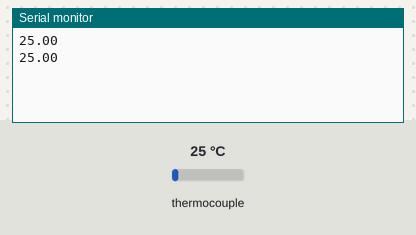
Simulated run of this sketch. Board: Arduino Uno, built with avr-gcc and run on an emulated ATmega328P. Parts: the last lines printed to the serial monitor. The test bench sets the inputs (shaded band); at power-on: thermocouple 25 °C.

Above: at 2.2 s.
2.3 s: thermocouple set to 6 °C
At 3.6 s:
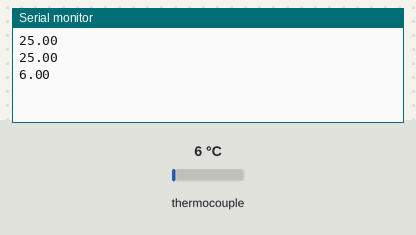
3.8 s: thermocouple set to 75 °C
At 4.8 s:
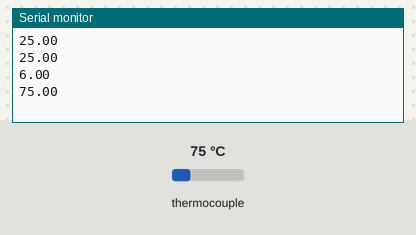
Timing chart, 0 to 6.8 s (numbered marks = the images above; inputs shaded):
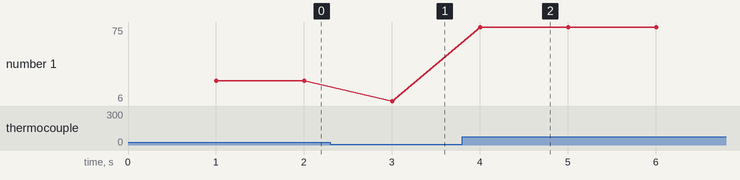

The sketch:

Max6675_read.ino
```cpp
#include <max6675.h>

//#include <Adafruit_MAX31855.h>


#include <SPI.h>


#define MAXDO 35 //corresponds to MISO output on header, connects to DO
#define MAXCLK 39 //clock on ICSP header to CLK
#define SS 37 //Slave select from D6 to CS

//create thermocouple object

//Adafruit_MAX31855 thermocouple(MAXCLK,SS,MAXDO);
MAX6675 thermocouple(MAXCLK,SS,MAXDO);

void setup() {
  Serial.begin(9600);
  // put your setup code here, to run once:
  delay(1000);

}

void loop() {
//  Serial.print("Measured: ");
//  Serial.println(thermocouple.readInternal());
//  Serial.print("C=");
   Serial.println(thermocouple.readCelsius());
  //Serial.println(thermocouple.readError());

  delay(1000);
  // put your main code here, to run repeatedly:

}
```

Measured:
- after the input at 2.3 s, the serial monitor: prints a new line after 0.70 s (image 1)
- after the input at 3.8 s, the serial monitor: prints a new line after 0.20 s (image 2)
- plotted number 1: 25 → 6 after the input at 2.3 s, 6 → 75 after the input at 3.8 s
